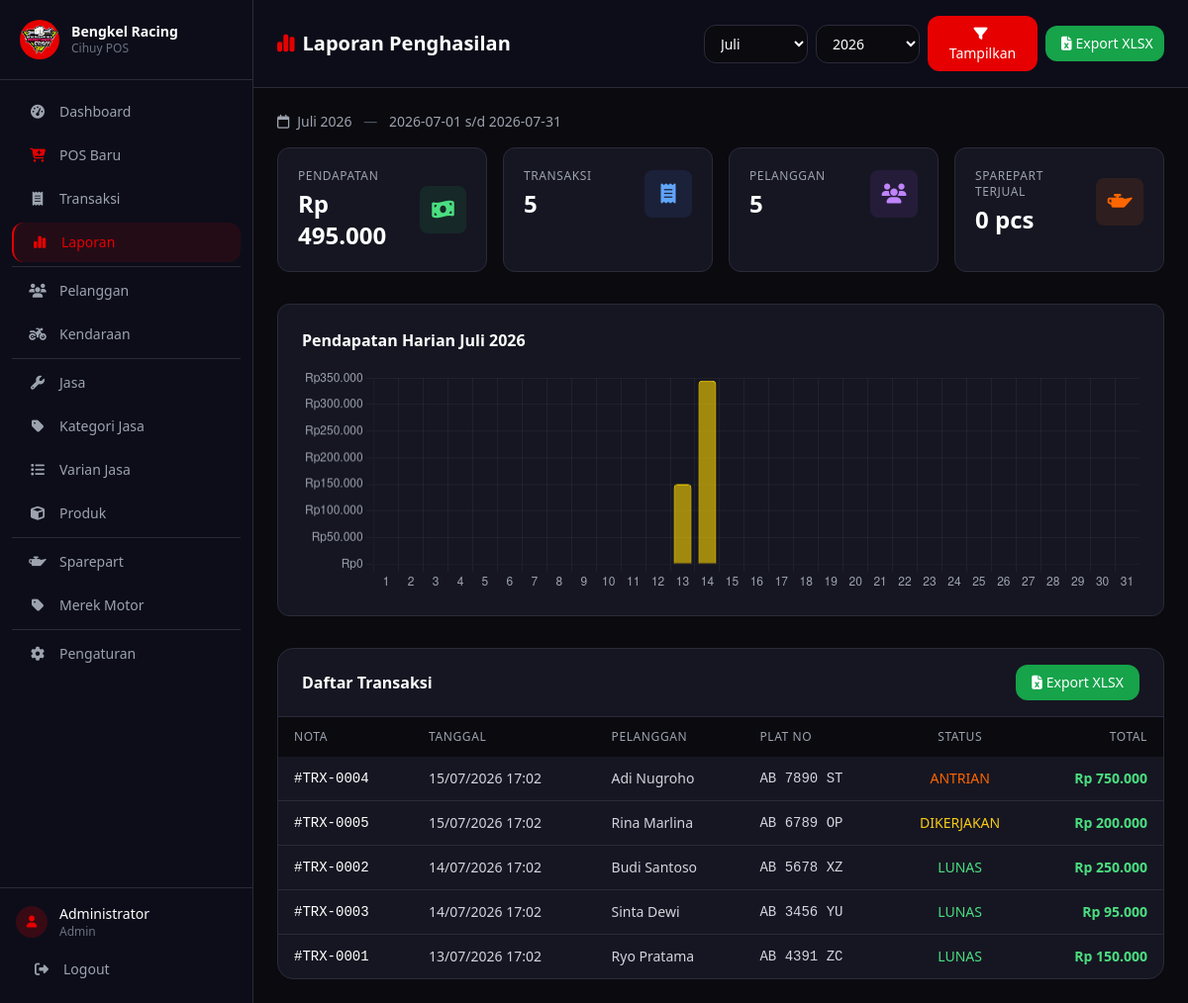
The app's page /pages/laporan/index.php (signed in) with its own data.
### tables this page shows
CREATE TABLE transaksi (
    id INT AUTO_INCREMENT PRIMARY KEY,
    id_pelanggan INT,
    id_kendaraan INT,
    id_user INT NOT NULL,
    tgl DATETIME DEFAULT CURRENT_TIMESTAMP,
    total INT NOT NULL DEFAULT 0,
    status ENUM('antrian', 'dikerjakan', 'selesai', 'lunas') DEFAULT 'antrian',
    catatan TEXT,
    FOREIGN KEY (id_pelanggan) REFERENCES pelanggan(id) ON DELETE SET NULL,
    FOREIGN KEY (id_kendaraan) REFERENCES kendaraan(id) ON DELETE SET NULL,
    FOREIGN KEY (id_user) REFERENCES users(id)
);

CREATE TABLE pelanggan (
    id INT AUTO_INCREMENT PRIMARY KEY,
    nama VARCHAR(100) NOT NULL,
    no_telp VARCHAR(20),
    alamat TEXT
);

CREATE TABLE kendaraan (
    id INT AUTO_INCREMENT PRIMARY KEY,
    id_pelanggan INT NOT NULL,
    id_merek INT NOT NULL,
    plat_no VARCHAR(20),
    model VARCHAR(100),
    cc INT NOT NULL,
    tahun YEAR,
    FOREIGN KEY (id_pelanggan) REFERENCES pelanggan(id) ON DELETE CASCADE,
    FOREIGN KEY (id_merek) REFERENCES merek(id)
);

### pages/laporan/index.php (the view, shortened to what this page needs)
<?php
require_once '../../config/database.php';
$bulan = $_GET['bulan'] ?? date('m');
$tahun = $_GET['tahun'] ?? date('Y');
$tgl_awal = "$tahun-$bulan-01";
$tgl_akhir = date('Y-m-t', strtotime($tgl_awal));
$pendapatan = $conn->query("SELECT IFNULL(SUM(total), 0) FROM transaksi WHERE DATE(tgl) BETWEEN '$tgl_awal' AND '$tgl_akhir' AND status = 'lunas'")->fetch_row()[0];
$total_transaksi = $conn->query("SELECT COUNT(*) FROM transaksi WHERE DATE(tgl) BETWEEN '$tgl_awal' AND '$tgl_akhir'")->fetch_row()[0];
$pelanggan_masuk = $conn->query("SELECT COUNT(DISTINCT id_pelanggan) FROM transaksi WHERE DATE(tgl) BETWEEN '$tgl_awal' AND '$tgl_akhir'")->fetch_row()[0];
$sparepart_terjual = $conn->query("SELECT IFNULL(SUM(qty), 0) FROM detail_sparepart ds JOIN transaksi t ON ds.id_transaksi = t.id WHERE DATE(t.tgl) BETWEEN '$tgl_awal' AND '$tgl_akhir'")->fetch_row()[0];
$hari = date('t', strtotime($tgl_awal));
$chart_labels = [];
$chart_data = [];
for ($d = 1; $d <= $hari; $d++) {
    $date = "$tahun-$bulan-" . str_pad($d, 2, '0', STR_PAD_LEFT);
    $total = $conn->query("SELECT IFNULL(SUM(total), 0) FROM transaksi WHERE DATE(tgl) = '$date' AND status = 'lunas'")->fetch_row()[0];
    $chart_labels[] = $d;
    $chart_data[] = (int)$total;
}
$transaksi = $conn->query("SELECT t.*, p.nama AS nama_pelanggan, k.plat_no FROM transaksi t LEFT JOIN pelanggan p ON t.id_pelanggan = p.id LEFT JOIN kendaraan k ON t.id_kendaraan = k.id WHERE DATE(t.tgl) BETWEEN '$tgl_awal' AND '$tgl_akhir' ORDER BY t.tgl DESC");
$nama_bulan = ['', 'Januari', 'Februari', 'Maret', 'April', 'Mei', 'Juni', 'Juli', 'Agustus', 'September', 'Oktober', 'November', 'Desember'];
include '../../layout/header.php';
include '../../layout/sidebar.php';
?>
<div class="flex-1 flex flex-col w-full min-w-0">
    <header class="bg-[#0d0d1a] border-b border-[#2a2a3a] px-4 md:px-6 py-4 pl-16 md:pl-6">
        <div class="flex flex-col sm:flex-row items-start sm:items-center justify-between gap-3">
            <h2 class="text-xl font-bold text-white">
                <i class="fas fa-chart-simple text-[#e60000] mr-2"></i>Laporan Penghasilan
            </h2>
            <form action="" method="GET" class="flex flex-wrap items-center gap-2 w-full sm:w-auto mt-2 sm:mt-0">
                <select name="bulan" class="flex-1 min-w-[100px] px-3 py-2 bg-[#0a0a0f] border border-[#2a2a3a] rounded-xl text-white text-sm focus:outline-none focus:border-[#e60000]">
                    <?php for ($m = 1; $m <= 12; $m++): ?>
                    <option value="<?= str_pad($m, 2, '0', STR_PAD_LEFT) ?>" <?= $bulan == $m ? 'selected' : '' ?>><?= $nama_bulan[$m] ?></option>
                    <?php endfor; ?>
                </select>
                <select name="tahun" class="flex-1 min-w-[80px] px-3 py-2 bg-[#0a0a0f] border border-[#2a2a3a] rounded-xl text-white text-sm focus:outline-none focus:border-[#e60000]">
                    <?php for ($y = date('Y'); $y >= 2024; $y--): ?>
                    <option value="<?= $y ?>" <?= $tahun == $y ? 'selected' : '' ?>><?= $y ?></option>
                    <?php endfor; ?>
                </select>
                <button type="submit" class="flex-1 min-w-[100px] px-4 py-2 bg-[#e60000] hover:bg-[#ffd700] text-white rounded-xl text-sm transition-colors">
                    <i class="fas fa-filter mr-1"></i>Tampilkan
                </button>
                <a href="?export=xlsx&bulan=<?= $bulan ?>&tahun=<?= $tahun ?>"
                    class="flex-1 min-w-[120px] text-center px-4 py-2 bg-green-600 hover:bg-green-700 text-white rounded-xl text-sm transition-colors whitespace-nowrap">
                    <i class="fas fa-file-excel mr-1"></i>Export XLSX
                </a>
            </form>
        </div>
    </header>
    <main class="flex-1 p-4 md:p-6 overflow-y-auto">
        <h3 class="text-gray-400 text-sm mb-4">
            <i class="far fa-calendar mr-2"></i><?= $nama_bulan[(int)$bulan] ?> <?= $tahun ?>
            <span class="text-gray-600 mx-2">—</span>
            <?= $tgl_awal ?> s/d <?= $tgl_akhir ?>
        </h3>
        <div class="grid grid-cols-1 sm:grid-cols-2 lg:grid-cols-4 gap-4 mb-8">
            <div class="bg-[#161622] rounded-xl p-5 border border-[#2a2a3a]">
                <div class="flex items-center justify-between">
                    <div>
                        <p class="text-gray-400 text-xs uppercase tracking-wider">Pendapatan</p>
                        <p class="text-2xl font-bold text-white mt-1">Rp <?= number_format($pendapatan, 0, ',', '.') ?></p>
                    </div>
                    <div class="w-12 h-12 rounded-lg bg-green-500/10 flex items-center justify-center">
                        <i class="fas fa-money-bill-wave text-green-400 text-xl"></i>
                    </div>
                </div>
            </div>
            <div class="bg-[#161622] rounded-xl p-5 border border-[#2a2a3a]">
                <div class="flex items-center justify-between">
                    <div>
                        <p class="text-gray-400 text-xs uppercase tracking-wider">Transaksi</p>
                        <p class="text-2xl font-bold text-white mt-1"><?= $total_transaksi ?></p>
                    </div>
                    <div class="w-12 h-12 rounded-lg bg-blue-500/10 flex items-center justify-center">
                        <i class="fas fa-receipt text-blue-400 text-xl"></i>
                    </div>
                </div>
            </div>
            <div class="bg-[#161622] rounded-xl p-5 border border-[#2a2a3a]">
                <div class="flex items-center justify-between">
                    <div>
                        <p class="text-gray-400 text-xs uppercase tracking-wider">Pelanggan</p>
                        <p class="text-2xl font-bold text-white mt-1"><?= $pelanggan_masuk ?></p>
                    </div>
                    <div class="w-12 h-12 rounded-lg bg-purple-500/10 flex items-center justify-center">
                        <i class="fas fa-users text-purple-400 text-xl"></i>
                    </div>
                </div>
            </div>
            <div class="bg-[#161622] rounded-xl p-5 border border-[#2a2a3a]">
                <div class="flex items-center justify-between">
                    <div>
                        <p class="text-gray-400 text-xs uppercase tracking-wider">Sparepart Terjual</p>
                        <p class="text-2xl font-bold text-white mt-1"><?= $sparepart_terjual ?> pcs</p>
                    </div>
                    <div class="w-12 h-12 rounded-lg bg-[#ff6600]/10 flex items-center justify-center">
                        <i class="fas fa-oil-can text-[#ff6600] text-xl"></i>
                    </div>
                </div>
            </div>
        </div>
        <div class="bg-[#161622] rounded-xl p-6 border border-[#2a2a3a] mb-8">
            <h3 class="text-white font-semibold mb-4">Pendapatan Harian <?= $nama_bulan[(int)$bulan] ?> <?= $tahun ?></h3>
            <canvas id="chartLaporan" height="80"></canvas>
        </div>
        <div class="bg-[#161622] rounded-2xl border border-[#2a2a3a] overflow-hidden">
            <div class="px-6 py-4 border-b border-[#2a2a3a] flex justify-between items-center">
                <h3 class="text-white font-semibold">Daftar Transaksi</h3>
                <a href="?export=xlsx&bulan=<?= $bulan ?>&tahun=<?= $tahun ?>"
                    class="px-4 py-2 bg-green-600 hover:bg-green-700 text-white rounded-xl text-sm transition-colors">
                    <i class="fas fa-file-excel mr-1"></i>Export XLSX
                </a>
            </div>
            <div class="table-responsive">
                <table class="table-custom w-full">
                    <thead>
                        <tr class="bg-[#0a0a0f]">
                            <th class="px-4 py-3 text-left text-xs font-medium text-gray-400 uppercase tracking-wider">Nota</th>
                            <th class="px-4 py-3 text-left text-xs font-medium text-gray-400 uppercase tracking-wider">Tanggal</th>
                            <th class="px-4 py-3 text-left text-xs font-medium text-gray-400 uppercase tracking-wider">Pelanggan</th>
                            <th class="px-4 py-3 text-left text-xs font-medium text-gray-400 uppercase tracking-wider">Plat No</th>
                            <th class="px-4 py-3 text-center text-xs font-medium text-gray-400 uppercase tracking-wider">Status</th>
                            <th class="px-4 py-3 text-right text-xs font-medium text-gray-400 uppercase tracking-wider">Total</th>
                        </tr>
                    </thead>
                    <tbody class="divide-y divide-[#2a2a3a]">
                        <?php if ($transaksi->num_rows > 0): ?>
                        <?php while ($t = $transaksi->fetch_assoc()): ?>
                        <tr class="hover:bg-[#0a0a0f] transition-colors">
                            <td class="px-4 py-3 text-sm font-mono text-white">
                                <a href="../transaksi/detail.php?id=<?= $t['id'] ?>" class="hover:text-[#e60000]">
                                    #TRX-<?= str_pad($t['id'], 4, '0', STR_PAD_LEFT) ?>
                                </a>
                            </td>
                            <td class="px-4 py-3 text-sm text-gray-300"><?= date('d/m/Y H:i', strtotime($t['tgl'])) ?></td>
                            <td class="px-4 py-3 text-sm text-gray-300"><?= htmlspecialchars($t['nama_pelanggan'] ?? '-') ?></td>
                            <td class="px-4 py-3 text-sm text-gray-300 font-mono"><?= htmlspecialchars($t['plat_no'] ?? '-') ?></td>
                            <td class="px-4 py-3 text-sm text-center">
                                <?php $bc = ['antrian'=>'text-[#ff6600]','dikerjakan'=>'text-yellow-400','selesai'=>'text-blue-400','lunas'=>'text-green-400']; ?>
                                <span class="<?= $bc[$t['status']] ?? 'text-gray-400' ?> font-medium uppercase"><?= $t['status'] ?></span>
                            </td>
                            <td class="px-4 py-3 text-sm text-right text-green-400 font-semibold">Rp <?= number_format($t['total'], 0, ',', '.') ?></td>
                        </tr>
                        <?php endwhile; ?>
                        <?php endif; ?>
                    </tbody>
                </table>
            </div>
        </div>
    </main>
</div>
<script>
const ctx = document.getElementById('chartLaporan').getContext('2d');
new Chart(ctx, {
    type: 'bar',
    data: {
        labels: <?= json_encode($chart_labels) ?>,
        datasets: [{
            label: 'Pendapatan',
            data: <?= json_encode($chart_data) ?>,
            backgroundColor: 'rgba(255, 215, 0, 0.6)',
            borderColor: '#ffd700',
            borderWidth: 1,
            borderRadius: 4,
        }]
    },
    options: {
        responsive: true,
        plugins: {
            legend: { display: false }
        },
        scales: {
            x: {
                grid: { color: 'rgba(255,255,255,0.05)' },
                ticks: { color: '#9ca3af' }
            },
            y: {
                grid: { color: 'rgba(255,255,255,0.05)' },
                ticks: {
                    color: '#9ca3af',
                    callback: v => 'Rp' + v.toLocaleString('id-ID')
                }
            }
        }
    }
});
</script>
<?php include '../../layout/footer.php'; ?>

### assets/css/style.css (style rules this page uses)
* { transition: background-color 0.2s, border-color 0.2s; }
.table-custom th { font-size: 0.75rem; text-transform: uppercase; letter-spacing: 0.05em; }
.table-responsive { overflow-x: auto; -webkit-overflow-scrolling: touch; }

### records on screen
transaksi: id "0004", tgl "15/07/2026 17:02", id_pelanggan.nama "Adi Nugroho", id_kendaraan.plat_no "AB 7890 ST", status "ANTRIAN", total "750.000"
transaksi: id "0005", tgl "15/07/2026 17:02", id_pelanggan.nama "Rina Marlina", id_kendaraan.plat_no "AB 6789 OP", status "DIKERJAKAN", total "200.000"
transaksi: id "0002", tgl "14/07/2026 17:02", id_pelanggan.nama "Budi Santoso", id_kendaraan.plat_no "AB 5678 XZ", status "LUNAS", total "250.000"
transaksi: id "0003", tgl "14/07/2026 17:02", id_pelanggan.nama "Sinta Dewi", id_kendaraan.plat_no "AB 3456 YU", status "LUNAS", total "95.000"
transaksi: id "0001", tgl "13/07/2026 17:02", id_pelanggan.nama "Ryo Pratama", id_kendaraan.plat_no "AB 4391 ZC", status "LUNAS", total "150.000"

### other values on screen
$item['label'] "Dashboard"
$item['label'] "POS Baru"
$item['label'] "Transaksi"
$item['label'] "Laporan"
$item['label'] "Pelanggan"
$item['label'] "Kendaraan"
$item['label'] "Jasa"
$item['label'] "Kategori Jasa"
$item['label'] "Varian Jasa"
$item['label'] "Produk"
$item['label'] "Sparepart"
$item['label'] "Merek Motor"
$item['label'] "Pengaturan"
$_SESSION['nama'] "Administrator"
$_SESSION['role'] "Admin"
